Frame 1 (no input): blank canvas, image omitted
Frame 60 (no input): blank canvas, image omitted
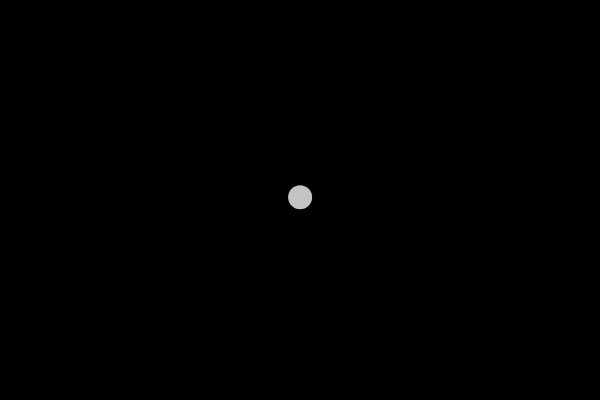
Frame 120 (the mouse pressed at the canvas centre since frame 60)

The p5.js sketch whose frames 1 and 60 were blank and that drew this single picture after the mouse press (run headless with seeded random() and noise() and a simulated clock; from frame 60 on, the mouse is pressed at the canvas centre):

// p5.js sketch
// ── sketch.js
var bubbles = [];
function setup() {
    createCanvas(600, 400);
}

function mousePressed() {
    var b = new Bubble(mouseX, mouseY);
    bubbles.push(b);


}

function draw() {
    background(0);
    for(var i = bubbles.length -1; i >= 0; i--){
        bubbles[i].update();
        bubbles[i].display();
        if (bubbles[i].isFinished()){
            bubbles.splice(i, 1)
        }
    }
}


// ── bubble.js
/**
 * Created by sabiqxs on 05/03/2017.
 */

function Bubble(x, y) {
    this.x = x;
    this.y = y;
    this.lifespan = 255;

    this.display = function () {
        // stroke(255);
        noStroke();
        fill(255, this.lifespan);
        ellipse(this.x, this.y, 24, 24);
    };

    this.isFinished = function () {
        return this.lifespan < 0;
        //--atau
        // if(this.lifespan < 0){
        //     return true;
        // }else{
        //     return false;
        // }
    };

    this.update = function () {
        this.x = this.x + random(-1, 1);
        this.y = this.y + random(-1, 1);
        //this.lifespan--;
        this.lifespan = this.lifespan - 1;
    };

}
